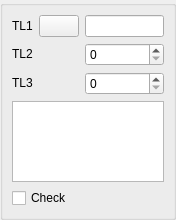
<ui version="4.0" >
 <class>DlgRef_1Sel2Spin1View1Check_QTD</class>
 <widget class="QWidget" name="DlgRef_1Sel2Spin1View1Check_QTD" >
  <property name="geometry" >
   <rect>
    <x>0</x>
    <y>0</y>
    <width>176</width>
    <height>220</height>
   </rect>
  </property>
  <property name="windowTitle" >
   <string/>
  </property>
  <layout class="QGridLayout" >
   <property name="margin" >
    <number>0</number>
   </property>
   <property name="spacing" >
    <number>6</number>
   </property>
   <item row="0" column="0" >
    <widget class="QGroupBox" name="GroupBox1" >
     <property name="title" >
      <string/>
     </property>
     <layout class="QGridLayout" >
      <property name="margin" >
       <number>9</number>
      </property>
      <property name="spacing" >
       <number>6</number>
      </property>
      <item row="3" column="0" colspan="3" >
       <widget class="QTextBrowser" name="TextBrowser1" />
      </item>
      <item row="2" column="2" >
       <widget class="SalomeApp_IntSpinBox" name="SpinBox2" />
      </item>
      <item row="1" column="2" >
       <widget class="SalomeApp_IntSpinBox" name="SpinBox1" />
      </item>
      <item row="4" column="0" colspan="3" >
       <widget class="QCheckBox" name="CheckBox1" >
        <property name="text" >
         <string>Check</string>
        </property>
       </widget>
      </item>
      <item row="2" column="0" >
       <widget class="QLabel" name="TextLabel3" >
        <property name="sizePolicy" >
         <sizepolicy>
          <hsizetype>0</hsizetype>
          <vsizetype>0</vsizetype>
          <horstretch>0</horstretch>
          <verstretch>0</verstretch>
         </sizepolicy>
        </property>
        <property name="text" >
         <string>TL3</string>
        </property>
        <property name="wordWrap" >
         <bool>false</bool>
        </property>
       </widget>
      </item>
      <item row="1" column="0" >
       <widget class="QLabel" name="TextLabel2" >
        <property name="sizePolicy" >
         <sizepolicy>
          <hsizetype>0</hsizetype>
          <vsizetype>0</vsizetype>
          <horstretch>0</horstretch>
          <verstretch>0</verstretch>
         </sizepolicy>
        </property>
        <property name="text" >
         <string>TL2</string>
        </property>
        <property name="wordWrap" >
         <bool>false</bool>
        </property>
       </widget>
      </item>
      <item row="0" column="2" >
       <widget class="QLineEdit" name="LineEdit1" />
      </item>
      <item row="0" column="1" >
       <widget class="QPushButton" name="PushButton1" >
        <property name="sizePolicy" >
         <sizepolicy>
          <hsizetype>0</hsizetype>
          <vsizetype>0</vsizetype>
          <horstretch>0</horstretch>
          <verstretch>0</verstretch>
         </sizepolicy>
        </property>
        <property name="text" >
         <string/>
        </property>
       </widget>
      </item>
      <item row="0" column="0" >
       <widget class="QLabel" name="TextLabel1" >
        <property name="sizePolicy" >
         <sizepolicy>
          <hsizetype>0</hsizetype>
          <vsizetype>0</vsizetype>
          <horstretch>0</horstretch>
          <verstretch>0</verstretch>
         </sizepolicy>
        </property>
        <property name="text" >
         <string>TL1</string>
        </property>
        <property name="wordWrap" >
         <bool>false</bool>
        </property>
       </widget>
      </item>
     </layout>
    </widget>
   </item>
  </layout>
 </widget>
 <layoutdefault spacing="6" margin="11" />
 <pixmapfunction>qPixmapFromMimeSource</pixmapfunction>
 <customwidgets>
  <customwidget>
   <class>SalomeApp_IntSpinBox</class>
   <extends>QSpinBox</extends>
   <header location="global" >gui/SalomeApp_IntSpinBox.h</header>
  </customwidget>
 </customwidgets>
 <tabstops>
  <tabstop>PushButton1</tabstop>
  <tabstop>LineEdit1</tabstop>
  <tabstop>SpinBox1</tabstop>
  <tabstop>SpinBox2</tabstop>
  <tabstop>TextBrowser1</tabstop>
  <tabstop>CheckBox1</tabstop>
 </tabstops>
 <resources/>
 <connections/>
</ui>
